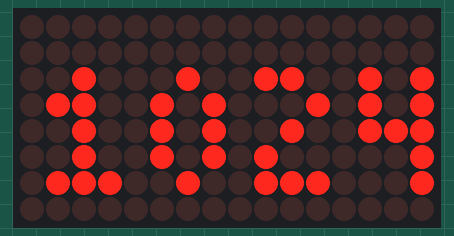
Recording of a program running on a simulated Raspberry Pi (BCM pin numbers). Parts: 16×8 LED matrix. The clock reads 2024-03-15 10:24:30 at power-on unless the program sets it; what the program prints to the terminal is not drawn.

Above: at 0.1 s.
At 30.1 s:
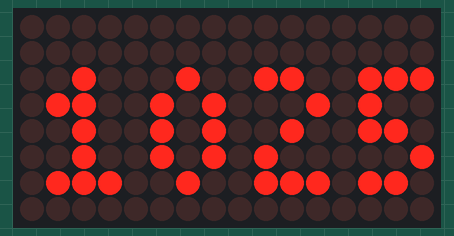
At 90.2 s:
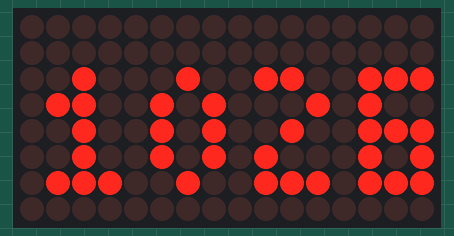

Measured:
- what the display in image 1 shows lasts 60.1 s, from 30.0 s to 90.1 s

The program:

main_clock.py
```python
# 操控時間顯示面板的程式

import time
import os
import pygame
from time import sleep
from datetime import datetime
from luma.led_matrix.device import max7219
from luma.core.interface.serial import spi
from luma.core.render import canvas
from luma.core.legacy import text, show_message
from luma.core.legacy.font import proportional, CP437_FONT, TINY_FONT, SINCLAIR_FONT, LCD_FONT

serial = spi(port=0, device=0)
device = max7219(serial, cascaded=2, block_orientation=0, rotate=0)
print("Created device")

def clock(mode, awake):
    try:
        current = datetime.now().strftime("%H%M")
        # use the code below while testing is more clear to see the change
        # current = datetime.now().strftime("%M%S")
        with canvas(device) as draw:
            text(draw, (1, 1), current, fill="white", font=proportional(TINY_FONT))
        if(current == awake):
            os.system('mpg321 /home/pi/Music/alert.mp3 &')
        sleep(1)
    except KeyboardInterrupt:
        print("turn off")
        device.cleanup()


def clock_set():
    clock(mode, awake)

def change(set_time):
    awake = set_time
    print("set time")

if __name__ == "__main__":
    mode = 1
    awake = "0900"
    while(True):
        clock(mode, awake)
```
